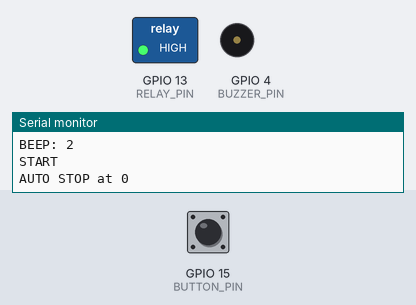
Recording of a sketch running on a simulated ESP8266 (NodeMCU). On the bench: switched loads named in the sketch (green lamp = pin HIGH), buzzer (waves = sounding, pin HIGH), the last lines printed to the serial monitor. The inputs (shaded band) are chosen by the test bench; at power-on: GPIO 15 (BUTTON_PIN) HIGH. EEPROM starts erased.

Above: at 1.7 s.
2.1 s: GPIO 15 (BUTTON_PIN) pulled LOW for 1 s
At 4.7 s:
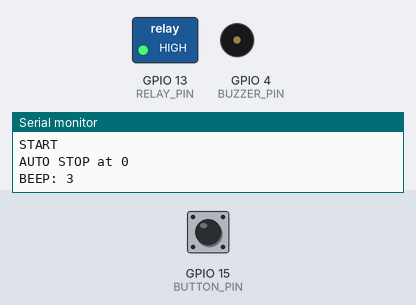
5.1 s: GPIO 15 (BUTTON_PIN) pulled LOW for 3.2 s
At 8.42 s:
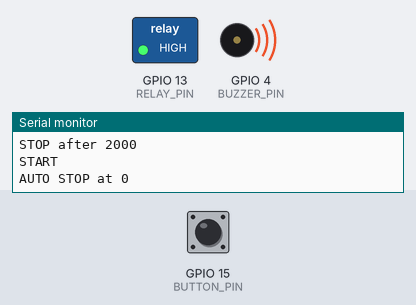
Timing chart, 0 to 11.1 s (numbered marks = the images above; inputs shaded):
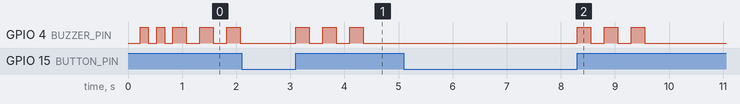

The sketch:

grinder2.ino
```cpp
#include <EEPROM.h>
#include <ESP8266WiFi.h>
#include <WiFiClient.h>
#include <ESP8266WebServer.h>
#include "index.h"

const char *ssid = "Lelit PL043MMI";
const char *password = "lelitlelit";

const unsigned long resetOverrideInterval = 10000;

const int BUTTON_PIN = 15; // connect to +
const int RELAY_PIN = 13;
const int BUZZER_PIN = 4;

unsigned long startTime = 0;
unsigned long interval = 0;
int intervals[] = {0, 0, 0, 0, 0, 0, 0, 0, 0};
int intervalsLength = (sizeof(intervals) / sizeof(intervals[0]));
unsigned long intervalDefault = 100; // 10 sec
long intervalOverride = 0;
long overrideStart = 0;
unsigned long intervalRun = 0;
bool running = false;

ESP8266WebServer server(80); //Server on port 80

void beep(int beep_times, int beep_time) {
  for (int i = 0; i < beep_times; i++)  {
    digitalWrite(BUZZER_PIN, HIGH);
    delay(beep_time);
    digitalWrite(BUZZER_PIN, LOW);
    delay(beep_time);
  }
  Serial.print("BEEP: ");
  Serial.println(beep_times);
}

void handleRoot() {
  String s = MAIN_page;

  for (int i = 1; i < intervalsLength; i++) {
    s.replace("__coffe" + String(i) + "__", String((float)intervals[i] / (float)1000));
    s.replace("__checked" + String(i) + "__", intervals[0] == i ? "checked" : "");
  }

  server.send(200, "text/html", s);
}

void handleSubmit() {
  if (int(server.arg("selectedcoffe").toInt()) > 0) {
    EEPROM.write(0, int(server.arg("selectedcoffe").toInt()));
  }

  for (int i = 1; i < intervalsLength; i++) {
    EEPROM.write(i, int(server.arg("coffe" + String(i)).toFloat() * 10));
  }

  EEPROM.commit();

  getSelectedInterval();

  for (int i = 1; i < intervalsLength; i++) {
    getInterval(i);
  }

  handleRoot();
  beep(4, 150);
}

void handleGrinder() {
  // if button pressed
  if (digitalRead(BUTTON_PIN) == HIGH)  {
    if (!running)    {
      startTime = millis();
      running = true;
      // turn on relay
      digitalWrite(RELAY_PIN, LOW);
      Serial.println("START");
    } else {
      if (intervalOverride > 0)      {
        // if there is a leftover timeout use that
        interval = intervalOverride;
      } else {
        interval = intervals[intervals[0]];
      }
      // if timer passed
      if (startTime + interval <= millis() && digitalRead(RELAY_PIN) == LOW)      {
        digitalWrite(RELAY_PIN, HIGH);
        Serial.print("AUTO STOP at ");
        Serial.println(interval);

        beep(3, 250);
      }
    }
  }  else  {
    // if button was just released
    if (running)    {
      running = false;
      digitalWrite(RELAY_PIN, HIGH);
      overrideStart = millis();
      intervalRun = millis() - startTime;
      intervalOverride = interval - intervalRun;
      if (intervalOverride < 0)      {
        intervalOverride = 0;
      }
      Serial.print("STOP after ");
      Serial.println(intervalRun);
      if (intervalOverride > 0)      {
        Serial.print("Still need to run for ");
        Serial.println(intervalOverride);
      }
    } else {
      // reset intervalOverride to 0
      if (intervalOverride > 0 && overrideStart + resetOverrideInterval <= millis())      {
        intervalOverride = 0;
        Serial.println("Reset override after 10000");
        beep(1, 250);
      }
    }
  }
}

void getSelectedInterval() {
  intervals[0] = EEPROM.read(0);
  if (intervals[0] > intervalsLength - 1) {
    intervals[0] = 0;
  }
  Serial.print("selected Interval set to : ");
  Serial.println(intervals[0]);
}

void getInterval(int num) {
  intervals[num] = EEPROM.read(num);
  if (intervals[num] == 0)  {
    intervals[num] = intervalDefault;
  }
  intervals[num] = intervals[num] * 100;
  Serial.print("Interval ");
  Serial.print(num);
  Serial.print(" set to : ");
  Serial.println(intervals[num]);
}

void setup() {
  Serial.begin(9600);
  EEPROM.begin(512);

  getSelectedInterval();
  for (int i = 1; i < intervalsLength; i++) {
    getInterval(i);
  }

  pinMode(BUTTON_PIN, INPUT_PULLUP);

  pinMode(RELAY_PIN, OUTPUT);
  digitalWrite(RELAY_PIN, HIGH);

  pinMode(BUZZER_PIN, OUTPUT);
  digitalWrite(BUZZER_PIN, LOW);

  WiFi.mode(WIFI_AP);
  WiFi.softAP(ssid, password);
  IPAddress myIP = WiFi.softAPIP();
  Serial.print("IP:");
  Serial.println(myIP);

  server.on("/", handleRoot);
  server.on("/submit", handleSubmit);

  server.begin();
  Serial.println("HTTP server started");

  beep(2, 150);
}

void loop() {
  handleGrinder();
  server.handleClient();
}

// config if app should be ap or client
```

Source omitted: index.h (20217 bytes)

Measured:
- after the input at 2.1 s, GPIO 4 (BUZZER_PIN): alternates HIGH for 0.25 s and LOW for 0.25 s, 6 changes in all, then stays LOW, starting after 1.0 s
- after the input at 5.1 s, GPIO 4 (BUZZER_PIN): alternates HIGH for 0.25 s and LOW for 0.25 s, 6 changes in all, then stays LOW, starting after 3.2 s
